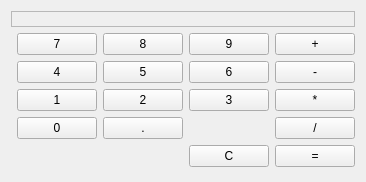
<?xml version="1.0" encoding="UTF-8"?>
<ui version="4.0">
 <class>MainWindow</class>
 <widget class="QWidget" name="MainWindow">
  <property name="geometry">
   <rect>
    <x>0</x>
    <y>0</y>
    <width>364</width>
    <height>182</height>
   </rect>
  </property>
  <layout class="QGridLayout" name="gridLayout_2">
   <item row="0" column="0" colspan="2">
    <widget class="QLabel" name="display">
     <property name="frameShape">
      <enum>QFrame::StyledPanel</enum>
     </property>
     <property name="alignment">
      <set>Qt::AlignRight|Qt::AlignTrailing|Qt::AlignVCenter</set>
     </property>
    </widget>
   </item>
   <item row="1" column="0">
    <spacer name="horizontalSpacer">
     <property name="orientation">
      <enum>Qt::Horizontal</enum>
     </property>
     <property name="sizeHint" stdset="0">
      <size>
       <width>20</width>
       <height>20</height>
      </size>
     </property>
    </spacer>
   </item>
   <item row="1" column="1">
    <layout class="QGridLayout" name="gridLayout">
     <item row="0" column="0">
      <widget class="QPushButton" name="digit7">
       <property name="text">
        <string>7</string>
       </property>
      </widget>
     </item>
     <item row="3" column="1">
      <widget class="QPushButton" name="point">
       <property name="text">
        <string>.</string>
       </property>
      </widget>
     </item>
     <item row="1" column="1">
      <widget class="QPushButton" name="digit5">
       <property name="text">
        <string>5</string>
       </property>
      </widget>
     </item>
     <item row="0" column="2">
      <widget class="QPushButton" name="digit9">
       <property name="text">
        <string>9</string>
       </property>
      </widget>
     </item>
     <item row="0" column="1">
      <widget class="QPushButton" name="digit8">
       <property name="text">
        <string>8</string>
       </property>
      </widget>
     </item>
     <item row="4" column="2">
      <widget class="QPushButton" name="c">
       <property name="text">
        <string>C</string>
       </property>
      </widget>
     </item>
     <item row="1" column="0">
      <widget class="QPushButton" name="digit4">
       <property name="text">
        <string>4</string>
       </property>
      </widget>
     </item>
     <item row="2" column="3">
      <widget class="QPushButton" name="operStar">
       <property name="text">
        <string>*</string>
       </property>
      </widget>
     </item>
     <item row="2" column="2">
      <widget class="QPushButton" name="digit3">
       <property name="text">
        <string>3</string>
       </property>
      </widget>
     </item>
     <item row="4" column="3">
      <widget class="QPushButton" name="equals">
       <property name="text">
        <string>=</string>
       </property>
      </widget>
     </item>
     <item row="1" column="3">
      <widget class="QPushButton" name="operMinus">
       <property name="text">
        <string>-</string>
       </property>
      </widget>
     </item>
     <item row="2" column="0">
      <widget class="QPushButton" name="digit1">
       <property name="text">
        <string>1</string>
       </property>
      </widget>
     </item>
     <item row="3" column="0">
      <widget class="QPushButton" name="digit0">
       <property name="text">
        <string>0</string>
       </property>
      </widget>
     </item>
     <item row="3" column="3">
      <widget class="QPushButton" name="operDiv">
       <property name="text">
        <string>/</string>
       </property>
      </widget>
     </item>
     <item row="0" column="3">
      <widget class="QPushButton" name="operPlus">
       <property name="text">
        <string>+</string>
       </property>
      </widget>
     </item>
     <item row="1" column="2">
      <widget class="QPushButton" name="digit6">
       <property name="text">
        <string>6</string>
       </property>
      </widget>
     </item>
     <item row="2" column="1">
      <widget class="QPushButton" name="digit2">
       <property name="text">
        <string>2</string>
       </property>
      </widget>
     </item>
    </layout>
   </item>
   <item row="2" column="1">
    <spacer name="verticalSpacer">
     <property name="orientation">
      <enum>Qt::Vertical</enum>
     </property>
     <property name="sizeHint" stdset="0">
      <size>
       <width>20</width>
       <height>10</height>
      </size>
     </property>
    </spacer>
   </item>
  </layout>
 </widget>
 <resources/>
 <connections/>
</ui>
